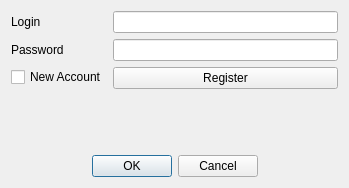
<?xml version="1.0" encoding="UTF-8"?>
<ui version="4.0">
 <class>LoginWindow</class>
 <widget class="QWidget" name="LoginWindow">
  <property name="geometry">
   <rect>
    <x>0</x>
    <y>0</y>
    <width>349</width>
    <height>188</height>
   </rect>
  </property>
  <property name="windowTitle">
   <string>Login</string>
  </property>
  <layout class="QVBoxLayout" name="verticalLayout">
   <item>
    <layout class="QFormLayout" name="formLayout">
     <item row="0" column="0">
      <widget class="QLabel" name="loginLabel">
       <property name="text">
        <string>Login</string>
       </property>
      </widget>
     </item>
     <item row="0" column="1">
      <widget class="QLineEdit" name="loginLineEdit"/>
     </item>
     <item row="1" column="0">
      <widget class="QLabel" name="passwordLabel">
       <property name="text">
        <string>Password</string>
       </property>
      </widget>
     </item>
     <item row="1" column="1">
      <widget class="QLineEdit" name="passwordLineEdit"/>
     </item>
     <item row="2" column="0">
      <widget class="QCheckBox" name="newAccountCheckBox">
       <property name="text">
        <string>New Account</string>
       </property>
      </widget>
     </item>
     <item row="2" column="1">
      <widget class="QPushButton" name="registerButton">
       <property name="text">
        <string>Register</string>
       </property>
      </widget>
     </item>
    </layout>
   </item>
   <item>
    <widget class="QDialogButtonBox" name="buttonBox">
     <property name="standardButtons">
      <set>QDialogButtonBox::Cancel|QDialogButtonBox::Ok</set>
     </property>
     <property name="centerButtons">
      <bool>true</bool>
     </property>
    </widget>
   </item>
  </layout>
 </widget>
 <resources/>
 <connections/>
</ui>
